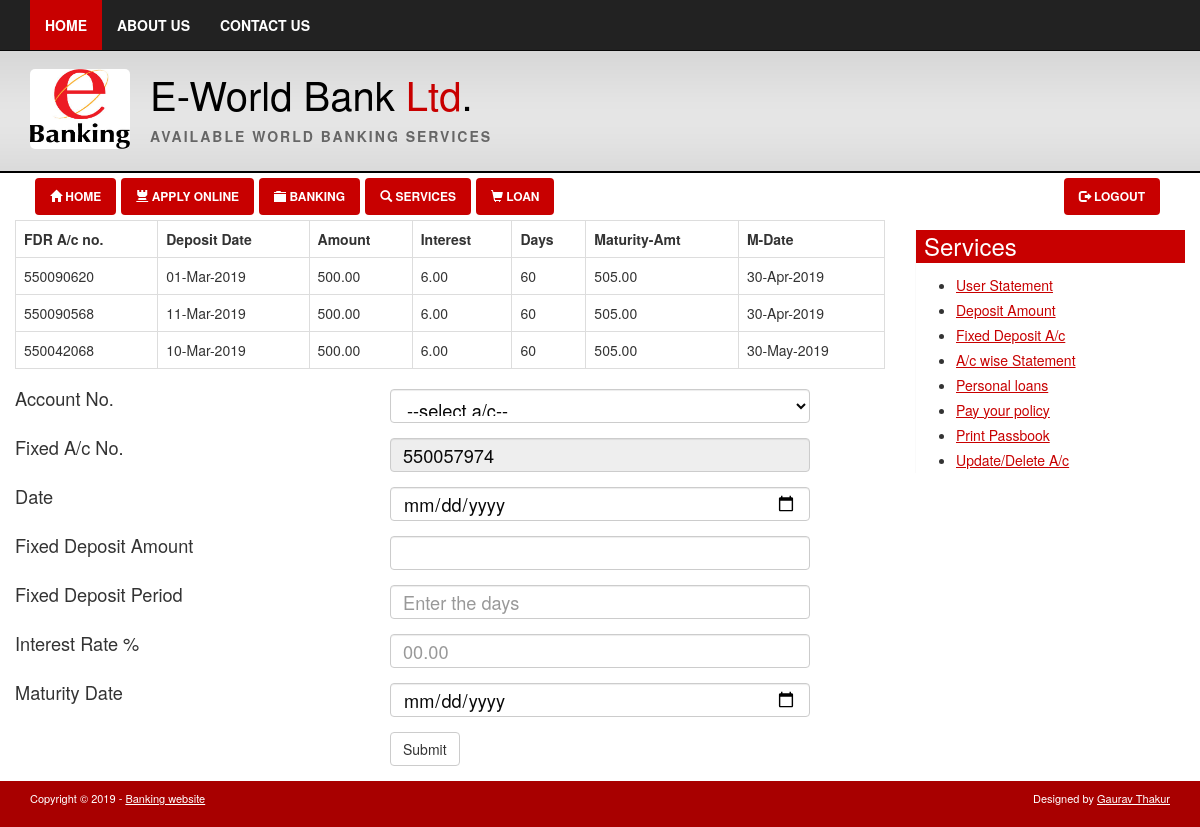
Page /adminpage.php?fixedacc=1 (signed in) on the committed database.
### tables this page shows
CREATE TABLE `fixed_deposit` (
  `id` int(11) NOT NULL,
  `dates` date NOT NULL,
  `accountno` int(11) NOT NULL,
  `ddates` date NOT NULL,
  `fdr_accno` int(11) NOT NULL,
  `interest` decimal(5,2) NOT NULL,
  `period` varchar(40) NOT NULL,
  `amount` decimal(12,2) NOT NULL,
  `maturity` decimal(12,2) NOT NULL,
  `mdates` date NOT NULL
);

### adminpage.php (the view, shortened to what this page needs)
<?php include 'header.php';
$statement = $obj->query("SELECT * FROM newaccount");
$fetchd = $statement->fetchAll();
?>
<div class="container-fluid" style="min-height:450px;">
    <div class="row">
        <div class="col-sm-9">
            <?php if(isset($_GET['deposit'])) {
                if(isset($_POST['credited'])) {
                    $acc = $_POST['account'];
                    $deposit = $_POST['amount'];
                    $ddate = date_format(date_create($_POST['ddated']),'Y-m-d');
                    $remarks = $_POST['remarks'];
                    $insertdeposit = $obj->query("INSERT INTO depositor (dates,acc_no,remarks,creditor,debitor) VALUES ('$ddate','$acc','$remarks','$deposit','')");
                    if(isset($insertdeposit)) {
                        echo '<div class="alert alert-success"><b>Success</b> Successfully insert your data</div>';
                    }
                }
                ?>
                <form class="form-horizontal" action="adminpage.php?deposit=1" method="post" style="margin-top:2%;width:80%;">
                    <div class="form-group">
                        <label class="col-sm-4 col-sm-offset-1">Date</label>
                        <div class="col-sm-6">
                            <input type="date" class="form-control" name="ddated">
                        </div>
                    </div>
                    <div class="form-group">
                        <label class="col-sm-4 col-sm-offset-1">Account No.</label>
                        <div class="col-sm-6">
                            <select class="form-control" name="account">
                                <option value="">--select a/c--</option>
                                <?php foreach($fetchd as $option) { ?>
                                    <option value="<?= $option['acc_no']?>"><?= $option['acc_no'].' '.$option['fname'].' '.$option['acc_type']?></option>
                                <?php } ?>
                            </select>
                        </div>
                    </div>
                    <div class="form-group">
                        <label class="col-sm-4 col-sm-offset-1">Diposit Amount</label>
                        <div class="col-sm-6">
                            <input type="text" class="form-control" name="amount" >
                        </div>
                    </div>
                    <div class="form-group">
                        <label class="col-sm-4 col-sm-offset-1">Remarks</label>
                        <div class="col-sm-6">
                            <input type="text" class="form-control" name="remarks">
                        </div>
                    </div>
                    <div class="form-group">
                        <div class="col-sm-6 col-sm-offset-5">
                            <input type="submit" name="credited" class="btn btn-primary">
                        </div>
                    </div>
                </form>
            <?php } elseif (isset($_GET['fixedacc'])) {
                $fdrsql2 = $obj->query("SELECT * FROM fixed_deposit");
                $fdrfetch = $fdrsql2->fetchAll();
                if(!empty($fdrfetch)) {
                ?>
                <table class="table table-bordered" style="overflow-x:auto;">
                    <tr>
                        <th>FDR A/c no.</th>
                        <th>Deposit Date</th>
                        <th>Amount</th>
                        <th>Interest</th>
                        <th>Days</th>
                        <th>Maturity-Amt</th>
                        <th>M-Date</th>
                    </tr>
                    <?php foreach($fdrfetch as $fdrstatement) { ?>
                    <tr>
                        <td><?= $fdrstatement['fdr_accno']?></td>
                        <td><?= date_format(date_create($fdrstatement['ddates']),'d-M-Y')?></td>
                        <td><?= $fdrstatement['amount']?></td>
                        <td><?= $fdrstatement['interest']?></td>
                        <td><?= $fdrstatement['period']?></td>
                        <td><?= $fdrstatement['maturity']?></td>
                        <td><?= date_format(date_create($fdrstatement['mdates']),'d-M-Y')?></td>
                    </tr>
                    <?php } ?>
                </table>
            <?php
                }
                ?>
            <form class="form-horizontal" action="adminpage.php?fixedacc=1" method="post">
                <div class="form-group">
                    <label class="col-sm-5">Account No.</label>
                    <div class="col-sm-6">
                        <select class="form-control" name="account">
                            <option value="">--select a/c--</option>
                        </select>
                    </div>
                </div>
                <div class="form-group">
                    <label class="col-sm-5">Fixed A/c No.</label>
                    <div class="col-sm-6">
                        <input type="text" class="form-control" name="fdraccount" value="<?= '5500'.rand(10000,100000)?>" readonly="on"/>
                    </div>
                </div>
                <div class="form-group">
                    <label class="col-sm-5">Date</label>
                    <div class="col-sm-6">
                        <input type="date" class="form-control" name="ddated" />
                    </div>
                </div>
                <div class="form-group">
                    <label class="col-sm-5">Fixed Deposit Amount</label>
                    <div class="col-sm-6">
                        <input type="text" class="form-control" name="amount" />
                    </div>
                </div>
                <div class="form-group">
                    <label class="col-sm-5">Fixed Deposit Period</label>
                    <div class="col-sm-6">
                    <input type="text" name="days" class="form-control" placeholder="Enter the days"/>
                    </div>
                </div>
                <div class="form-group">
                    <label class="col-sm-5">Interest Rate %</label>
                    <div class="col-sm-6">
                    <input type="text" name="interest" class="form-control" placeholder="00.00"/>
                    </div>
                </div>
                <div class="form-group">
                    <label class="col-sm-5">Maturity Date</label>
                    <div class="col-sm-6">
                        <input type="date" class="form-control" name="mdated" />
                    </div>
                </div>
                <div class="form-group">
                    <div class="col-sm-6 col-sm-offset-5">
                    <input type="submit" name="fixed" class="btn btn-default"/>
                    </div>
                </div>
            </form>
            <?php } ?>
        </div>
        <div class="col-sm-3">
            <div class="span4 sidebar">
                <div class="padd">
                    <h3>Services</h3>
                    <ul>
                        <li><a href="adminpage.php">User Statement</a></li>
                        <li><a href="adminpage.php?deposit=1">Deposit Amount</a></li>
                        <li><a href="adminpage.php?fixedacc=1">Fixed Deposit A/c</a></li>
                        <li><a href="adminpage.php?statement=1">A/c wise Statement</a></li>
                        <li><a href="#">Personal loans</a></li>
                        <li><a href="#">Pay your policy</a></li>
                        <li><a href="#">Print Passbook</a></li>
                        <li><a href="#">Update/Delete A/c</a></li>
                    </ul>
                </div>
            </div>
        </div>
    </div>
</div>
<?php include 'footer.php'; ?>

### header.php (shortened to what this page needs)
<!DOCTYPE html>
<html lang="en">
    <head>
        <link href="style/css/bootstrap.css" rel="stylesheet">
    </head>
    <body>
        <div class="outer">
            <nav class="navbar navbar-inverse navbar-fixed-top">
                <div class="container">
                  <div class="collapse navbar-collapse" id="bs-example-navbar-collapse-1">
                    <ul class="nav navbar-nav">
                        <li class="active">
                            <a href="index.php">Home</a>
                        </li>
                        <li><a href="otherdoc.php?about=1">About Us</a></li>
                        <li><a href="index.php?contactus=1">Contact Us</a></li>
                    </ul>
                  </div>
                </div>
            </nav>
            <header>
                <div class="container">
                    <img src="logo/banklogo.jpeg" width="100" height="80" style="float:left;margin-right:20px;margin-top:15px;border-radius:5px;"/>
                    <h1><a href="#">E-World Bank <span class="red">Ltd</span>.</a></h1>
                    <p>Available World Banking Services</p>
                </div>
            </header>
        <div class="container">
            <nav>
                <ul class="nav nav-pills">
                    <li class="active">
                        <?php if(isset($_SESSION['username'])) {?>
                        <a href="dashboard.php"><span class="glyphicon glyphicon-home"></span> Home</a>
                         <?php } elseif (isset($_SESSION['adminuser'])) {?>
                        <a href="adminpage.php"><span class="glyphicon glyphicon-home"></span> Home</a>
                        <?php } else { ?>
                        <a href="index.php"><span class="glyphicon glyphicon-home"></span> Home</a>
                        <?php } ?>
                    </li>
                    <li><a href="index.php?applyonline=1"><span class="glyphicon glyphicon-tower"></span> Apply Online</a></li>
                    <li><a href="index.php?banking=1"><span class="glyphicon glyphicon-folder-close"></span> Banking</a></li>
                    <li><a href="otherdoc.php?services=1"><span class="glyphicon glyphicon-search"></span> Services</a></li>
                    <li><a href="otherdoc.php?about=1"><span class="glyphicon glyphicon-shopping-cart"></span> Loan</a></li>
                    <li style="float:right;">
                        <?php if(isset($_SESSION['username'])) {?>
                        <a href="dashboard.php?logout=1"><span class="glyphicon glyphicon-log-out"></span> LogOut</a>
                        <?php } elseif (isset($_SESSION['adminuser'])) {?>
                        <a href="adminpage.php?logout=1"><span class="glyphicon glyphicon-log-out"></span> LogOut</a>
                        <?php } else { ?>
                        <a href="index.php?login=1"><span class="glyphicon glyphicon-log-in"></span> Login</a>
                        <?php } ?>
                    </li>
                </ul>
            </nav>
        </div>

### footer.php
        <footer>
            <div class="container">
                <p class="pull-left">Copyright &copy; 2019 - <a href="#">Banking website</a></p><p class="pull-right attr">Designed by <a href="#">Gaurav Thakur</a></p>
                <div class="clearfix"></div>
            </div>
        </footer>
    </div>
    </body>
</html>

### rows in the picture
fixed_deposit: fdr_accno "550090620", ddates "01-Mar-2019", amount "500.00", interest "6.00", period "60", maturity "505.00", mdates "30-Apr-2019"
fixed_deposit: fdr_accno "550090568", ddates "11-Mar-2019", amount "500.00", interest "6.00", period "60", maturity "505.00", mdates "30-Apr-2019"
fixed_deposit: fdr_accno "550042068", ddates "10-Mar-2019", amount "500.00", interest "6.00", period "60", maturity "505.00", mdates "30-May-2019"
